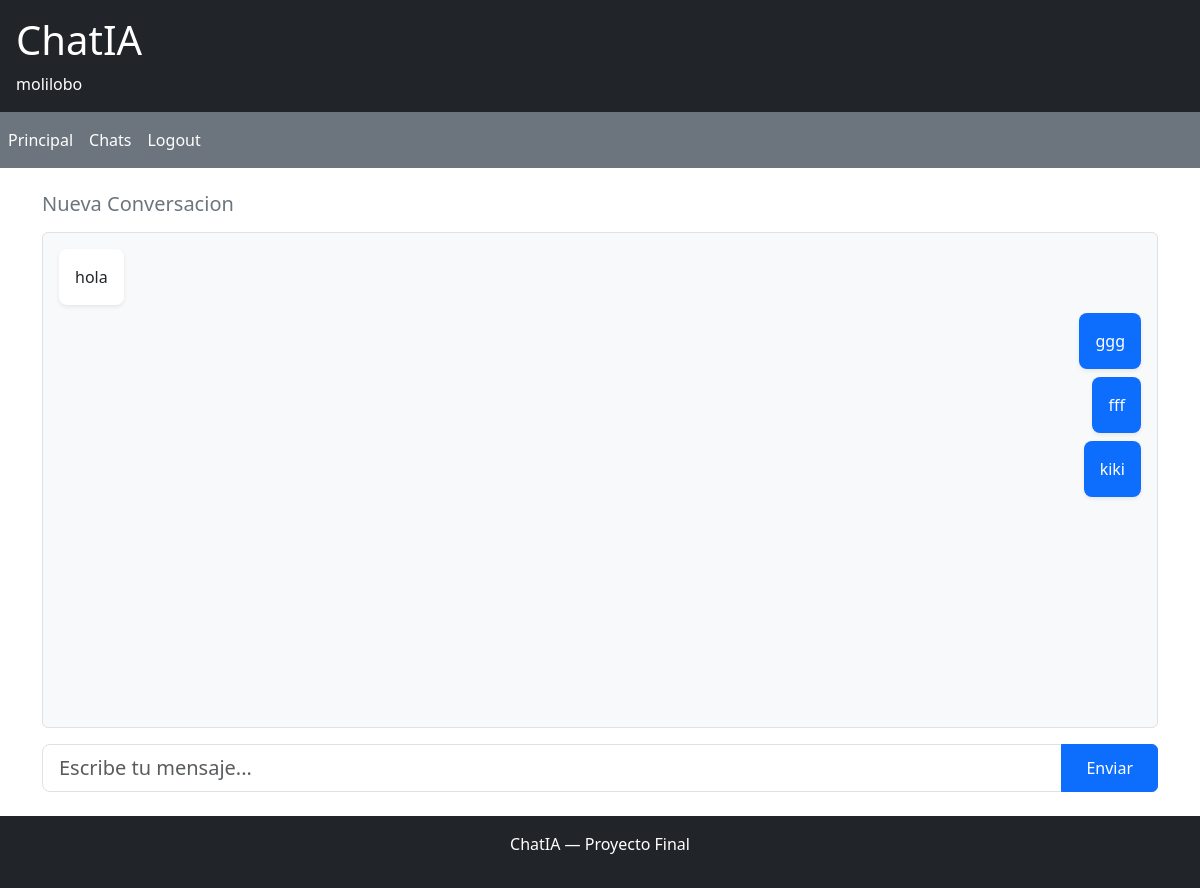
Page /chat/1/ (signed in) on the committed database.
### chat/models.py (models this page shows, shortened)
class Conversacion(models.Model):
        usuario = models.ForeignKey(User, on_delete=models.CASCADE)
        titulo  = models.CharField(max_length=100)
        creada = models.DateTimeField(auto_now_add=True)

class Mensaje(models.Model):
    ROL_CHOIZES = [
        ('User', 'Usuario'),
        ('assistant', 'Asistente'),
    ]
    conversacion = models.ForeignKey(Conversacion, on_delete=models.CASCADE)
    rol = models.CharField(max_length=20, choices=ROL_CHOIZES)
    contenido = models.TextField()
    creado = models.DateTimeField(auto_now_add=True)

### chat/views.py (the view, shortened to what this page needs)
# urls.py: path('chat/<int:id>/',views.chat_detalle,name='chat_detalle')
@login_required
def chat_detalle(request,id):
    conv = get_object_or_404(Conversacion,id=id,usuario=request.user)
    mensaje = conv.mensaje_set.order_by('creado')
    return render(request,"chat/chat_detalle.html",{
            'conv':conv,
            'mensaje':mensaje})

### chat/templates/chat/chat_detalle.html (shortened to what this page needs)
{% extends "chat/base.html" %}
{% block content %}
<div class="d-flex flex-column" style="height: 75vh;">
    <h5 class="mb-3 text-secondary">{{ conv.titulo }}</h5>
    <div id="mensajes" class="flex-grow-1 overflow-auto mb-3 p-3 rounded"
         style="background:#f8f9fa; border: 1px solid #dee2e6;">
        {% if mensaje %}
            {% for msg in mensaje %}
                <div class="d-flex {% if msg.rol == 'User' %}justify-content-end{% else %}justify-content-start{% endif %} mb-2">
                    <div class="p-3 rounded-3 shadow-sm"
                         style="max-width:75%;
                                background: {% if msg.rol == 'User' %}#0d6efd{% else %}#ffffff{% endif %};
                                color: {% if msg.rol == 'User' %}#ffffff{% else %}#212529{% endif %};">
                        {{ msg.contenido }}
                    </div>
                </div>
            {% endfor %}
        {% else %}
            <p class="text-center text-muted mt-5">Escribe el primer mensaje.</p>
        {% endif %}
    </div>
<form hx-post="/chat/{{ conv.id }}/"
      hx-target="#mensajes"
      hx-swap="innerHTML"
      hx-on="htmx:afterRequest: this.reset()">
    <div class="input-group">
        <input type="text" name="mensaje" class="form-control form-control-lg"
               placeholder="Escribe tu mensaje..." autocomplete="off">
        <button class="btn btn-primary px-4" type="submit">Enviar</button>
    </div>
</form>
</div>
{% endblock %}

### chat/templates/chat/base.html (shortened to what this page needs)
<!DOCTYPE html>
<html lang="es">
<head>
    <link href="https://cdn.jsdelivr.net/npm/bootstrap@5.3.0/dist/css/bootstrap.min.css" rel="stylesheet">
</head>
<body>
<header class="bg-dark text-white p-3">
    <a href="/" class="text-white text-decoration-none"><h1>ChatIA</h1></a>
    {% if user.is_authenticated %}
        <span>{{ user.username }}</span>
    {% endif %}
</header>
<nav class="navbar navbar-expand bg-secondary">
    <ul class="navbar-nav">
        <li class="nav-item"><a class="nav-link text-white" href="/">Principal</a></li>
        <li class="nav-item"><a class="nav-link text-white" href="/chat/">Chats</a></li>
        <li class="nav-item"><a class="nav-link text-white" href="/logout/">Logout</a></li>
    </ul>
</nav>
<main class="container mt-4">
    {% block content %}
    {% endblock %}
</main>
<footer class="bg-dark text-white text-center p-3 mt-4">
    <p>ChatIA — Proyecto Final</p>
</footer>
</body>
</html>

### rows in the picture
Conversacion: titulo "Nueva Conversacion"
Mensaje: contenido "hola"
Mensaje: contenido "ggg"
Mensaje: contenido "fff"
Mensaje: contenido "kiki"

### other values in the picture
{{ user.username }} "molilobo"
